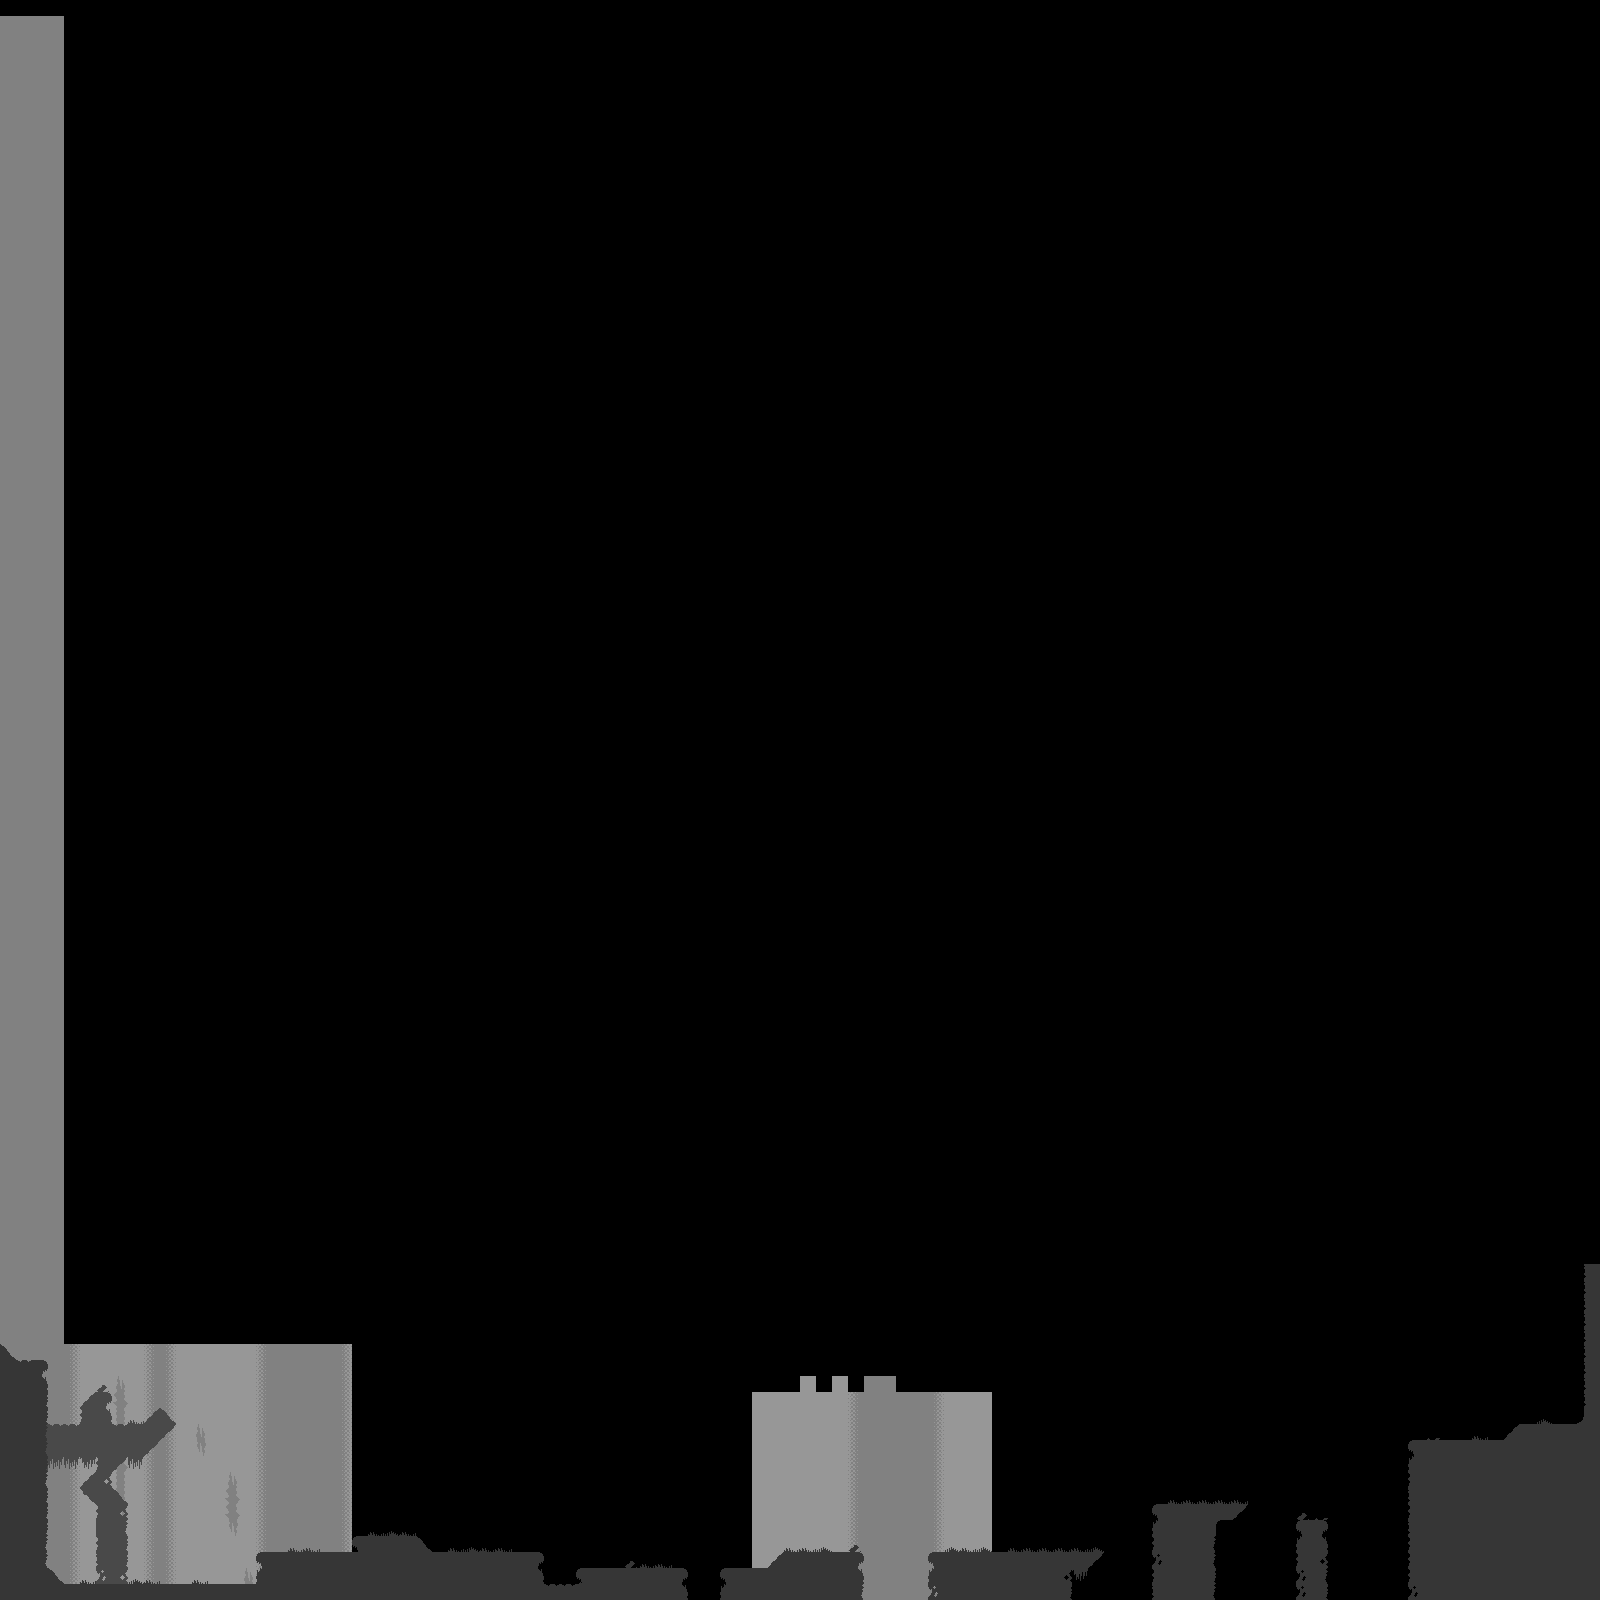

Below is a game level as drawn by its tile map, then a one-line description and the .tmx that defines it (tile-layer data replaced by summaries):
An orthogonal 100x100 tile map with 16x16 px tiles, 4 tile layers (Background, Mid-background, Terrain, Details), 2 tilesets and 23 objects (4x Red Orb, Player Spawn, Goal).

<map version="1.0" orientation="orthogonal" renderorder="right-down" width="100" height="100" tilewidth="16" tileheight="16" nextobjectid="26">
 <tileset firstgid="1" name="Primary Tileset" tilewidth="16" tileheight="16" tilecount="64" columns="8">
  <image source="../Tiles/mininicular_g.png" width="128" height="128" />
  <tile id="0">
   <objectgroup draworder="index">
    <object id="3" x="0" y="0">
     <polygon points="0,0 16,0 16,16 0,16" />
    </object>
   </objectgroup>
  </tile>
  <tile id="2">
   <objectgroup draworder="index">
    <object id="1" x="0" y="0">
     <polyline points="0,0 16,0 16,16 0,16 0,0" />
    </object>
   </objectgroup>
  </tile>
  <tile id="3">
   <objectgroup draworder="index">
    <object id="2" x="0" y="0">
     <polyline points="0,0 16,0 16,16 0,16 0,0" />
    </object>
   </objectgroup>
  </tile>
  <tile id="8">
   <objectgroup draworder="index">
    <object id="2" x="16" y="0">
     <polyline points="0,0 -12,0 -15.875,4.125 -15.875,8.75 -10,15.75 0,16 0,0" />
    </object>
   </objectgroup>
  </tile>
  <tile id="9">
   <objectgroup draworder="index">
    <object id="1" x="0" y="0">
     <polyline points="0,0 11.625,0.125 15.75,4.75 15.75,8.625 10.625,10.625 10,16 0,16 0,0" />
    </object>
   </objectgroup>
  </tile>
  <tile id="10">
   <objectgroup draworder="index">
    <object id="1" x="0" y="16">
     <polygon points="0,0 16,-16 16,0" />
    </object>
   </objectgroup>
  </tile>
  <tile id="11">
   <objectgroup draworder="index">
    <object id="1" x="0" y="0">
     <polygon points="0,0 16,16 0,16" />
    </object>
   </objectgroup>
  </tile>
  <tile id="16">
   <objectgroup draworder="index">
    <object id="1" x="5.5" y="-0.125">
     <polyline points="0,0 -5.5,16.125 10.5,16.125 10.5,0.125 0,0.125" />
    </object>
   </objectgroup>
  </tile>
  <tile id="17">
   <objectgroup draworder="index">
    <object id="1" x="0" y="0">
     <polyline points="0,0 9.375,0.125 14.875,7.625 16,16 0,16 0,0" />
    </object>
   </objectgroup>
  </tile>
  <tile id="18">
   <objectgroup draworder="index">
    <object id="1" x="0" y="0">
     <polyline points="0,0 16,16 16,0 0,0" />
    </object>
   </objectgroup>
  </tile>
  <tile id="19">
   <objectgroup draworder="index">
    <object id="1" x="0" y="0">
     <polygon points="0,0 16,0 0,16" />
    </object>
   </objectgroup>
  </tile>
  <tile id="24">
   <objectgroup draworder="index">
    <object id="1" x="0" y="0">
     <polyline points="0,0 2.375,2 2.5,5 0.25,6.5 0.375,7.5 2.625,9 0,15.5 0.125,15.875 16.125,15.875 16.125,-0.125 0.125,-0.125" />
    </object>
   </objectgroup>
  </tile>
  <tile id="25">
   <objectgroup draworder="index">
    <object id="1" x="0" y="0">
     <polyline points="0,0 14.75,0 14,2.75 12.5,11.125 14.5,16 0,16 0,0" />
    </object>
   </objectgroup>
  </tile>
  <tile id="32">
   <objectgroup draworder="index">
    <object id="3" x="0" y="0">
     <polyline points="0,0 0.875,2 1.5,13.375 0,16 16,16 16,0 0,0" />
    </object>
   </objectgroup>
  </tile>
  <tile id="33">
   <objectgroup draworder="index">
    <object id="1" x="0" y="0">
     <polyline points="0,0 16,0 14.5,3.5 14.75,11.375 13.375,13.25 16,16 0,16 0,0" />
    </object>
   </objectgroup>
  </tile>
  <tile id="40">
   <objectgroup draworder="index">
    <object id="1" x="0" y="0">
     <polyline points="0,0 0.125,2.75 2.125,4.5 4.25,4.5 4.25,9 0.25,13.5 0,16 16,16 16,0 0,0" />
    </object>
   </objectgroup>
  </tile>
  <tile id="41">
   <objectgroup draworder="index">
    <object id="1" x="0" y="0">
     <polyline points="0,0 16,0 12.875,5.75 15,10.125 13.5,12.625 16,16 0,16 0,0" />
    </object>
   </objectgroup>
  </tile>
 </tileset>
 <tileset firstgid="65" name="Orbs and Flags" tilewidth="16" tileheight="16" tilecount="6" columns="3">
  <image source="../Tiles/obsnflags.png" width="48" height="32" />
 </tileset>
 <layer name="Background" width="100" height="100">
  <data>[10000 cells, 842 non-empty, 9 distinct tile ids]</data>
 </layer>
 <layer name="Mid-background" width="100" height="100">
  <data>[10000 cells, 50 non-empty, 19 distinct tile ids]</data>
 </layer>
 <layer name="Terrain" width="100" height="100">
  <data>[10000 cells, 360 non-empty, 19 distinct tile ids]</data>
 </layer>
 <layer name="Details" width="100" height="100">
  <data>[10000 cells, 60 non-empty, 5 distinct tile ids]</data>
 </layer>
 <objectgroup name="Object Layer 1">
  <object id="20" name="Player Spawn" gid="68" x="64" y="1584.33" width="16" height="16" />
  <object id="21" name="Red Orb" gid="65" x="834.333" y="1550.33" width="16" height="16" />
  <object id="22" name="Red Orb" gid="65" x="1087.67" y="1552" width="16" height="16" />
  <object id="23" name="Red Orb" gid="65" x="1303.33" y="1517.67" width="16" height="16" />
  <object id="24" name="Red Orb" gid="65" x="1392" y="1487.67" width="16" height="16" />
  <object id="25" name="Goal" gid="69" x="1556.67" y="1424.33" width="16" height="16" />
 </objectgroup>
</map>
